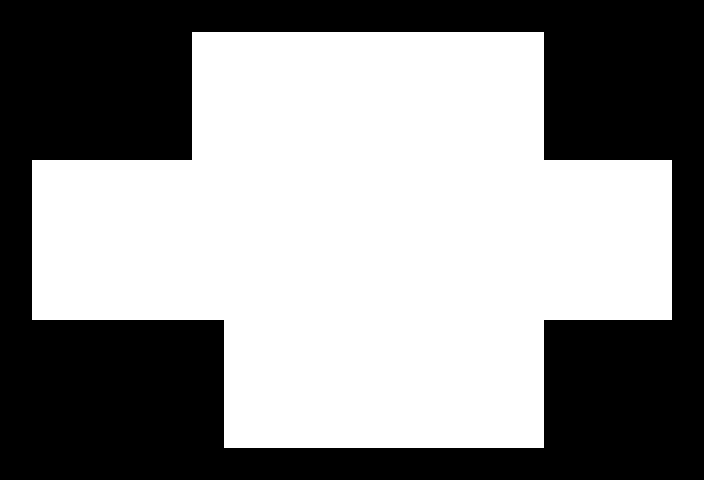

This is a level from a 2D game, rendered from its Tiled map with the project's own tilesets. A one-line summary and the map file follow, with tile-layer data summarised:
An orthogonal 22x15 tile map with 32x32 px tiles, 1 tile layer (Tile Layer 1) and 1 object.

<map version="1.0" orientation="orthogonal" renderorder="right-down" width="22" height="15" tilewidth="32" tileheight="32" nextobjectid="4">
 <tileset firstgid="1" name="Tileset" tilewidth="32" tileheight="32" tilecount="2">
  <image source="../Tileset.png" width="64" height="32" />
 </tileset>
 <layer name="Tile Layer 1" width="22" height="15">
  <data>[330 cells, 330 non-empty, 2 distinct tile ids]</data>
 </layer>
 <objectgroup name="Objects">
  <object id="2" x="190" y="32">
   <polyline points="0,0 354,-1 354,128 481,128 482,287 355,288 354,416 33,415 33,288 -158,289 -159,126 1,126 1,0" />
  </object>
 </objectgroup>
</map>